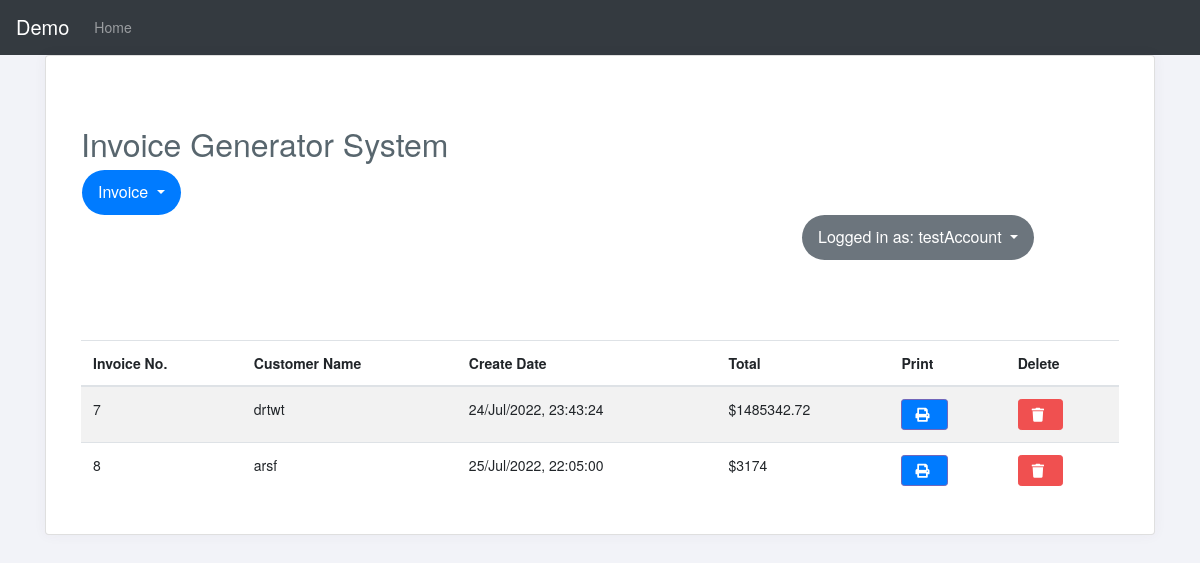
Page /invoice_list.php (signed in) on the committed database.
### tables this page shows
CREATE TABLE `invoice_order` (
  `user_id` int(11) NOT NULL,
  `order_id` int(11) NOT NULL,
  `order_receiver_name` varchar(255) NOT NULL,
  `order_receiver_address` varchar(255) NOT NULL,
  `order_total_before_tax` varchar(255) NOT NULL,
  `order_total_tax` varchar(255) NOT NULL,
  `order_tax_per` varchar(255) NOT NULL,
  `order_total_after_tax` varchar(255) NOT NULL,
  `order_amount_discount` int(11) NOT NULL,
  `order_amount_after_disc` int(11) NOT NULL,
  `order_date` datetime NOT NULL DEFAULT current_timestamp(),
  `note` varchar(255) NOT NULL
);

### Invoice.php (called while the page is built, shortened)
<?php
class Invoice{
	private $host  = 'localhost';
    private $user  = 'root';
    private $password   = "";
    private $database  = "invoicegenerator";
    private $invoiceOrderTable = 'invoice_order';
	private $dbConnect = false;
    public function __construct(){
        if(!$this->dbConnect){
            $conn = new mysqli($this->host, $this->user, $this->password, $this->database);
            if($conn->connect_error){
                die("Error failed to connect to MySQL: " . $conn->connect_error);
            }else{
                $this->dbConnect = $conn;
            }
        }
    }
	private function getData($sqlQuery) {
		$result = mysqli_query($this->dbConnect, $sqlQuery);
		$data= array();
		while ($row = mysqli_fetch_array($result, MYSQLI_ASSOC)) {
			$data[]=$row;
		}
		return $data;
	}
	public function getInvoiceList(){
		$sqlQuery = "SELECT * FROM ".$this->invoiceOrderTable."
			WHERE user_id = '".$_SESSION['userid']."'";
		return  $this->getData($sqlQuery);
	}
}
?>

### invoice_list.php (the view, shortened to what this page needs)
<?php
include('header.php');
include 'Invoice.php';
$invoice = new Invoice();
$invoice->checkLoggedIn();
?>
<link href="css/style.css" rel="stylesheet">
<?php include('container.php');?>
	<div class="container">
	  <h2 class="title mt-5">Invoice Generator System</h2>
	  <?php include('menu.php');?>
      <table id="data-table" class="table table-condensed table-hover table-striped">
        <thead>
          <tr>
            <th>Invoice No.</th>
            <th>Customer Name</th>
            <th>Create Date</th>
            <th>Total</th>
            <th>Print</th>
            <th>Delete</th>
          </tr>
        </thead>
        <?php
	    	$invoiceList = $invoice->getInvoiceList();
        foreach($invoiceList as $invoiceDetails){
			$invoiceDate = date("d/M/Y, H:i:s", strtotime($invoiceDetails["order_date"]));
            echo '
              <tr>
                <td>'.$invoiceDetails["order_id"].'</td>
                <td>'.$invoiceDetails["order_receiver_name"].'</td>
                <td>'.$invoiceDate.'</td>
                <td>$'.$invoiceDetails["order_total_after_tax"].'</td>
                <td><a href="print_invoice.php?invoice_id='.$invoiceDetails["order_id"].'" title="Print Invoice"><button class="btn btn-primary btn-sm"><i class="fa fa-print"></i></button></a></td>
                <td><a href="delete-invoice.php?order_id='.$invoiceDetails['order_id'].'" title="Delete Invoice"><button class="btn btn-danger btn-sm"><i class="fa fa-trash"></i></button></a></td>
              </tr>
            ';
        }
        ?>
      </table>
</div>
<?php include('footer.php');?>

### header.php (shortened to what this page needs)
<!DOCTYPE html>
<html>
<head>
  <link rel="stylesheet" href="https://maxcdn.bootstrapcdn.com/bootstrap/4.3.1/css/bootstrap.min.css">
  <link rel="stylesheet" href="https://use.fontawesome.com/releases/v5.6.3/css/all.css">

### container.php (shortened to what this page needs)
</head>
<body class="">
    <nav class="navbar navbar-expand-md bg-dark navbar-dark">
<a href="#" class="navbar-brand">Demo</a>
  <div class="collapse navbar-collapse" id="collapsibleNavbar">
    <ul class="navbar-nav">
      <li class="nav-item">
        <a class="nav-link" href="">Home</a>
      </li>
    </ul>
  </div>
</nav>
	<div class="container">
    <div class="card">
      <div class="card-body">

### menu.php (shortened to what this page needs)
<ul class="nav navbar-nav flex-row">
<li class="dropdown">
	<button class="btn2 btn-primary dropdown-toggle border-0" type="button" data-toggle="dropdown">Invoice
	<span class="caret"></span></button>
</li>
</ul>
<div class="block" style="margin-bottom: 1px; margin-left: 720px;">
<ul class="nav navbar-nav flex-row">
<?php
if($_SESSION['userid']) { ?>
	<li class="dropdown">
		<button class="btn2 btn-secondary dropdown-toggle border-0" type="button" data-toggle="dropdown">Logged in as: <?php echo $_SESSION['user']; ?>
		<span class="caret"></span></button>
	</li>
<?php } ?>
</ul>
</div>
<br /><br /><br /><br />

### footer.php
        </div>
      </div>
    </div>
  </body>
</html>

### css/style.css (style rules this page uses)
html { background-color1: #f0f3f4; position: relative; min-height: 100%; }
body { background-color: transparent; color: #58666e; font-family: "Source Sans Pro", "Helvetica Neue", Helvetica, Arial, sans-serif; font-size: 14px; line-height: 1.42857; }
.navbar-nav > li { float: left; margin-left: 1px; }
.btn-primary, .panel-primary { border-color: #7266ba; color: #fff !important; }
.btn-danger, .panel-danger { background-color: #f05050; border-color: #f05050; color: #fff !important; }
.btn i { padding-left: 5px; padding-right: 10px; }
.card { box-shadow: 0px 0px 13px 0px rgba(82, 63, 105, 0.05); background-color: #ffffff; }
body { background: #f2f3f8; }
.btn2 { padding: 0.65rem 1rem; font-size: 1rem; line-height: 1.5; border-radius: 3.25rem; }

### rows in the picture
invoice_order: order_id "7", order_receiver_name "drtwt", order_date "24/Jul/2022, 23:43:24", order_total_after_tax "1485342.72"
invoice_order: order_id "8", order_receiver_name "arsf", order_date "25/Jul/2022, 22:05:00", order_total_after_tax "3174"

### other values in the picture
$_SESSION['user'] "testAccount"
